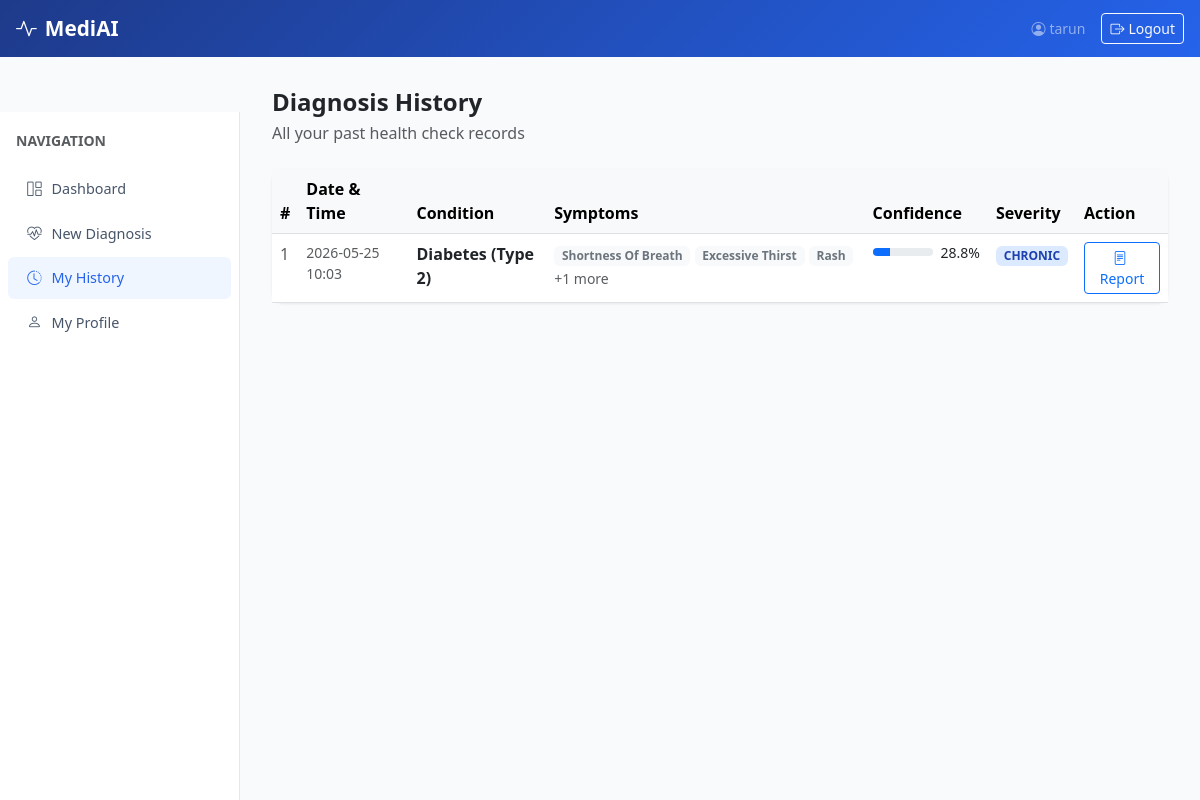
Screenshot of /history (signed in) with the database file from the repository.
### tables this page shows
CREATE TABLE diagnoses (
            id INTEGER PRIMARY KEY AUTOINCREMENT,
            patient_id INTEGER NOT NULL,
            symptoms TEXT NOT NULL,
            predicted_disease TEXT,
            confidence REAL,
            severity TEXT,
            recommendations TEXT,
            ai_report TEXT,
            created_at TIMESTAMP DEFAULT CURRENT_TIMESTAMP,
            FOREIGN KEY (patient_id) REFERENCES patients(id)
        );

### app.py (the view)
@app.route("/history")
@login_required
def history():
    records = get_patient_history(session["user_id"])
    return render_template("history.html", records=records)

### app.py (called while the page is built)
def login_required(f):
    @wraps(f)
    def decorated(*args, **kwargs):
        if "user_id" not in session:
            flash("Please log in to continue.", "warning")
            return redirect(url_for("login"))
        return f(*args, **kwargs)
    return decorated

### database.py (called while the page is built)
def get_connection():
    conn = sqlite3.connect(DB_PATH)
    conn.row_factory = sqlite3.Row
    return conn

def get_patient_history(user_id, limit=20):
    conn = get_connection()
    rows = conn.execute("""
        SELECT d.* FROM diagnoses d
        JOIN patients p ON d.patient_id = p.id
        WHERE p.user_id = ?
        ORDER BY d.created_at DESC LIMIT ?
    """, (user_id, limit)).fetchall()
    conn.close()
    return [dict(r) for r in rows]

### templates/history.html (shortened to what this page needs)
{% extends "base.html" %}
{% block content %}
<h4 class="fw-bold mb-1">Diagnosis History</h4>
<p class="text-muted mb-4">All your past health check records</p>
{% if records %}
<div class="card">
  <div class="table-responsive">
    <table class="table table-hover mb-0">
      <thead class="table-light">
        <tr>
          <th>#</th>
          <th>Date & Time</th>
          <th>Condition</th>
          <th>Symptoms</th>
          <th>Confidence</th>
          <th>Severity</th>
          <th>Action</th>
        </tr>
      </thead>
      <tbody>
        {% for r in records %}
        <tr>
          <td class="text-muted">{{ r.id }}</td>
          <td class="text-muted small">{{ r.created_at[:16].replace('T',' ') }}</td>
          <td class="fw-semibold">{{ r.predicted_disease }}</td>
          <td>
            {% for s in r.symptoms.split(',')[:3] %}
            <span class="badge bg-light text-secondary">{{ s.strip().replace('_',' ').title() }}</span>
            {% endfor %}
            {% if r.symptoms.split(',')|length > 3 %}
            <span class="text-muted small">+{{ r.symptoms.split(',')|length - 3 }} more</span>
            {% endif %}
          </td>
          <td>
            <div class="d-flex align-items-center gap-2">
              <div class="progress confidence-bar" style="width:60px;">
                <div class="progress-bar bg-primary" style="width:{{ r.confidence }}%"></div>
              </div>
              <small>{{ r.confidence }}%</small>
            </div>
          </td>
          <td>
            <span class="badge badge-{{ r.severity }}">{{ r.severity|upper }}</span>
          </td>
          <td>
            <a href="{{ url_for('view_report', diag_id=r.id) }}" class="btn btn-sm btn-outline-primary">
              <i class="bi bi-file-text me-1"></i>Report
            </a>
          </td>
        </tr>
        {% endfor %}
      </tbody>
    </table>
  </div>
</div>
{% endif %}
{% endblock %}

### templates/base.html (shortened to what this page needs)
<!DOCTYPE html>
<html lang="en">
<head>
  <link href="https://cdn.jsdelivr.net/npm/bootstrap@5.3.0/dist/css/bootstrap.min.css" rel="stylesheet">
  <link href="https://cdn.jsdelivr.net/npm/bootstrap-icons@1.11.0/font/bootstrap-icons.css" rel="stylesheet">
</head>
<body>
  <nav class="navbar navbar-expand-lg fixed-top">
    <div class="container-fluid px-3">
      <a class="navbar-brand" href="{{ url_for('dashboard') if session.get('user_id') else url_for('index') }}">
        <i class="bi bi-activity me-2"></i>MediAI
      </a>
      {% if session.get('user_id') %}
      <div class="ms-auto d-flex align-items-center gap-3">
        <span class="text-white-50 small d-none d-md-block">
          <i class="bi bi-person-circle me-1"></i>{{ session.get('full_name', 'User') }}
        </span>
        <a href="{{ url_for('logout') }}" class="btn btn-sm btn-outline-light">
          <i class="bi bi-box-arrow-right me-1"></i>Logout
        </a>
      </div>
      {% endif %}
    </div>
  </nav>
  {% if session.get('user_id') %}
  <div class="sidebar pt-3" style="margin-top:56px;">
    <div class="px-3 mb-3">
      <span class="text-muted small text-uppercase fw-semibold">Navigation</span>
    </div>
    <a href="{{ url_for('dashboard') }}" class="{{ 'active' if request.endpoint == 'dashboard' }}">
      <i class="bi bi-grid-1x2"></i>Dashboard
    </a>
    <a href="{{ url_for('diagnose') }}" class="{{ 'active' if request.endpoint == 'diagnose' }}">
      <i class="bi bi-heart-pulse"></i>New Diagnosis
    </a>
    <a href="{{ url_for('history') }}" class="{{ 'active' if request.endpoint == 'history' }}">
      <i class="bi bi-clock-history"></i>My History
    </a>
    <a href="{{ url_for('profile') }}" class="{{ 'active' if request.endpoint == 'profile' }}">
      <i class="bi bi-person"></i>My Profile
    </a>
  </div>
  {% endif %}
  <div class="{{ 'main-content' if session.get('user_id') else 'container py-5' }}" style="margin-top:56px;">
    {% block content %}{% endblock %}
  </div>
</body>
</html>

### templates/base.html (style rules this page uses)
:root { --primary: #2563eb; --primary-dark: #1d4ed8; --success: #16a34a; --danger: #dc2626; --warning: #ca8a04; --bg-light: #f0f4ff; }
body { background: #f8fafc; font-family: 'Segoe UI', sans-serif; }
.navbar { background: linear-gradient(135deg, #1e3a8a 0%, #2563eb 100%); }
.navbar-brand { font-weight: 700; font-size: 1.3rem; color: white !important; }
.sidebar { width: 240px; min-height: 100vh; background: white; border-right: 1px solid #e2e8f0; padding-top: 1rem; position: fixed; left: 0; top: 56px; }
.sidebar a { display: flex; align-items: center; gap: 10px; padding: 0.65rem 1.2rem; color: #475569; text-decoration: none; font-size: 0.9rem; border-radius: 6px; margin: 2px 8px; }
.sidebar a:hover, .sidebar a.active { background: #eff6ff; color: var(--primary); font-weight: 500; }
.main-content { margin-left: 240px; padding: 2rem; }
.card { border: none; border-radius: 12px; box-shadow: 0 1px 3px rgba(0,0,0,0.08); }
.badge-chronic { background: #dbeafe; color: #1e40af; }
.confidence-bar { height: 8px; border-radius: 4px; }

### rows the page displays
diagnoses: id "1", created_at "2026-05-25 10:03", predicted_disease "Diabetes (Type 2)", strip "Shortness Of Breath" "Excessive Thirst" "Rash", symptoms.split|length "1", confidence "28.8", severity "CHRONIC"

### other values shown
{{ session.get('full_name', 'User') }} "tarun"
